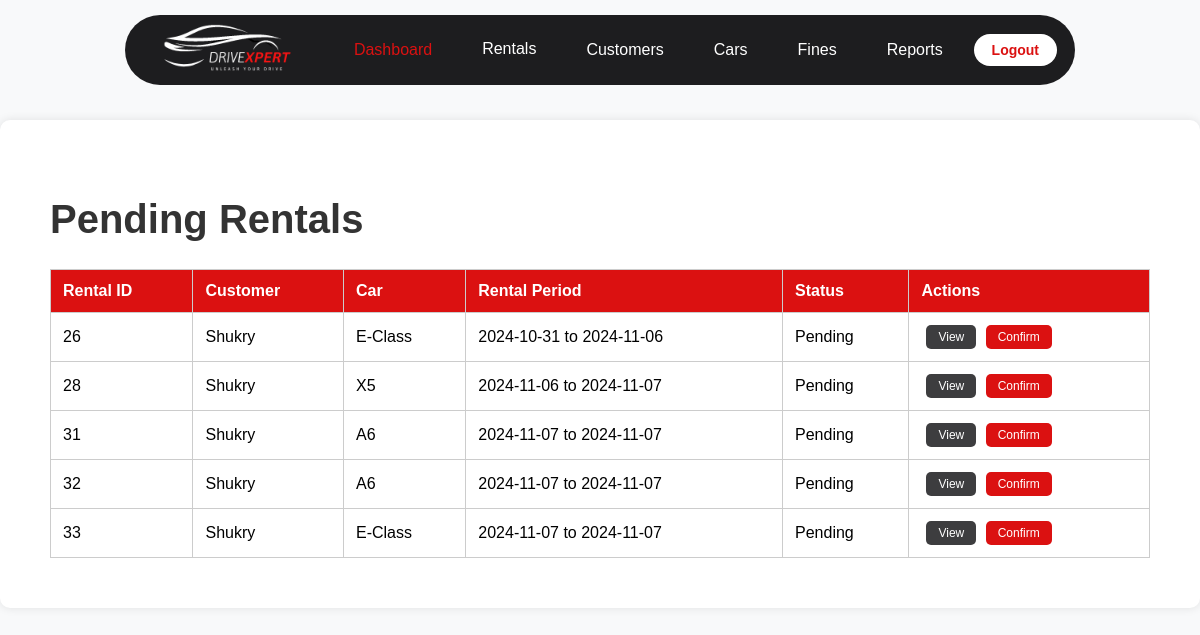
The page /Admin/manage_rentals.php (signed in) on the database its author committed.
### tables this page shows
CREATE TABLE `rentals` (
  `rental_id` int(11) NOT NULL,
  `user_id` int(10) UNSIGNED NOT NULL,
  `car_id` int(10) UNSIGNED DEFAULT NULL,
  `date_from` date NOT NULL,
  `date_to` date NOT NULL,
  `total_cost` decimal(10,2) NOT NULL,
  `status` enum('completed','pending','confirmed') DEFAULT 'pending',
  `created_at` timestamp NOT NULL DEFAULT current_timestamp(),
  `is_overdue` tinyint(1) DEFAULT 0,
  `fine` decimal(10,2) DEFAULT 0.00
);

CREATE TABLE `users` (
  `user_id` int(10) UNSIGNED NOT NULL,
  `name` varchar(100) NOT NULL,
  `email` varchar(100) NOT NULL,
  `phone` varchar(15) NOT NULL,
  `nic_number` varchar(20) NOT NULL,
  `password` varchar(255) NOT NULL,
  `role` enum('admin','customer') DEFAULT 'customer',
  `created_at` timestamp NOT NULL DEFAULT current_timestamp()
);

CREATE TABLE `cars` (
  `car_id` int(10) UNSIGNED NOT NULL,
  `brand` varchar(50) NOT NULL,
  `model` varchar(50) NOT NULL,
  `rent_per_day` decimal(10,2) NOT NULL,
  `availability` tinyint(1) DEFAULT 1,
  `car_picture` varchar(255) DEFAULT NULL,
  `created_at` timestamp NOT NULL DEFAULT current_timestamp(),
  `seat_count` int(11) NOT NULL,
  `max_speed` int(11) NOT NULL,
  `km_per_liter` decimal(5,2) NOT NULL,
  `logo_picture` varchar(255) DEFAULT NULL
);

### Admin/rental_detail_helpers.php (called while the page is built, shortened)
<?php
function buildRentalDetailPayload(
    array $row,
    array $extrasByRental,
    array $insuranceByRental,
    array $finesByRental,
    array $currencyMeta
): array {
    $rentalId = (int) ($row['rental_id'] ?? 0);
    $dateFrom = $row['date_from'] ?? null;
    $dateTo = $row['date_to'] ?? null;
    $durationDays = 1;
    if ($dateFrom && $dateTo) {
        $fromDate = DateTime::createFromFormat('Y-m-d', (string) $dateFrom) ?: null;
        $toDate = DateTime::createFromFormat('Y-m-d', (string) $dateTo) ?: null;
        if ($fromDate instanceof DateTime && $toDate instanceof DateTime) {
            $diff = $fromDate->diff($toDate);
            $durationDays = max(1, (int) $diff->days);
        }
    }
    $rentPerDay = isset($row['rent_per_day']) ? (float) $row['rent_per_day'] : null;
    $baseCost = $rentPerDay !== null ? round($rentPerDay * $durationDays, 2) : null;
    $extrasList = [];
    $extrasTotal = 0.0;
    $extrasTotal = round($extrasTotal, 2);
    $insuranceDetail = null;
    $insuranceTotal = 0.0;
    $fineList = [];
    $fineTotal = 0.0;
    $fineTotal = round($fineTotal, 2);
    $recordedTotal = 0.0;
    if (isset($row['total_cost'])) {
        $recordedTotal = (float) $row['total_cost'];
    } elseif (isset($row['total_fees'])) {
        $recordedTotal = (float) $row['total_fees'];
    } elseif (isset($row['rental_total'])) {
        $recordedTotal = (float) $row['rental_total'];
    }
    $recordedTotal = round($recordedTotal, 2);
    $computedGrandTotal = 0.0;
    if ($baseCost !== null) {
        $computedGrandTotal += $baseCost;
    }
    $computedGrandTotal += $extrasTotal + $insuranceTotal + $fineTotal;
    $computedGrandTotal = round($computedGrandTotal, 2);
    $statusRaw = strtolower((string) ($row['status'] ?? $row['rental_status'] ?? 'pending'));
    $statusMeta = resolveRentalStatusMeta($statusRaw);
    $customerName = $row['customer_name'] ?? $row['customer'] ?? $row['name'] ?? '';
    return [
        'rentalId' => $rentalId,
        'status' => $statusMeta['key'],
        'statusLabel' => $statusMeta['label'],
        'statusClass' => $statusMeta['class'],
        'requestedAt' => $row['created_at'] ?? null,
        'currency' => $currencyMeta,
        'customer' => [
            'name' => (string) $customerName,
            'email' => $row['customer_email'] ?? $row['email'] ?? null,
            'phone' => $row['customer_phone'] ?? $row['phone'] ?? null,
            'nic' => $row['nic_number'] ?? null,
        ],
        'car' => [
            'brand' => $row['car_brand'] ?? $row['brand'] ?? null,
            'model' => $row['car_model'] ?? $row['model'] ?? null,
            'label' => buildCarLabel($row),
            'seatCount' => isset($row['seat_count']) ? (int) $row['seat_count'] : null,
            'maxSpeed' => isset($row['max_speed']) ? (int) $row['max_speed'] : null,
            'efficiency' => isset($row['km_per_liter']) ? (float) $row['km_per_liter'] : null,
            'rentPerDay' => $rentPerDay,
        ],
        'schedule' => [
            'from' => $dateFrom,
            'to' => $dateTo,
            'durationDays' => $durationDays,
        ],
        'pricing' => [
            'baseRate' => $rentPerDay,
            'baseCost' => $baseCost,
            'extras' => $extrasList,
            'extrasTotal' => $extrasTotal,
            'insurance' => $insuranceDetail,
            'insuranceTotal' => $insuranceTotal,
            'fines' => $fineList,
            'finesTotal' => $fineTotal,
            'recordedTotal' => $recordedTotal,
            'grandTotal' => $computedGrandTotal > 0 ? $computedGrandTotal : $recordedTotal,
        ],
    ];
}
function collectSupplementaryRentalData(mysqli $conn, array $rentalIds): array
{
    $rentalIds = array_values(array_filter(array_map(static fn($id) => (int) $id, $rentalIds)));
    $placeholders = implode(',', array_fill(0, count($rentalIds), '?'));
    $types = str_repeat('i', count($rentalIds));
    $extrasByRental = [];
    $extrasSql = "SELECT ro.rental_id, ao.option_name, ao.daily_cost
                  FROM rental_options ro
                  JOIN additional_options ao ON ro.option_id = ao.option_id
                  WHERE ro.rental_id IN ($placeholders)";
    if ($stmt = $conn->prepare($extrasSql)) {
        bindIntegerParams($stmt, $types, $rentalIds);
        if ($stmt->execute() && ($result = $stmt->get_result())) {
            while ($row = $result->fetch_assoc()) {
                $rid = (int) ($row['rental_id'] ?? 0);
                if ($rid === 0) {
                    continue;
                }
                $extrasByRental[$rid][] = [
                    'name' => $row['option_name'] ?? 'Add-on',
                    'daily_cost' => isset($row['daily_cost']) ? (float) $row['daily_cost'] : 0.0,
                ];
            }
            $result->free();
        }
    }
    $insuranceByRental = [];
    $insuranceSql = "SELECT ri.rental_id, io.plan_name, ri.insurance_cost
                     FROM rental_insurance ri
                     JOIN insurance_options io ON ri.insurance_id = io.insurance_id
                     WHERE ri.rental_id IN ($placeholders)";
    if ($stmt = $conn->prepare($insuranceSql)) {
        bindIntegerParams($stmt, $types, $rentalIds);
        if ($stmt->execute() && ($result = $stmt->get_result())) {
            while ($row = $result->fetch_assoc()) {
                $rid = (int) ($row['rental_id'] ?? 0);
                if ($rid === 0) {
                    continue;
                }
                $insuranceByRental[$rid] = [
                    'name' => $row['plan_name'] ?? 'Insurance',
                    'cost' => isset($row['insurance_cost']) ? (float) $row['insurance_cost'] : 0.0,
                ];
            }
            $result->free();
        }
    }
    $finesByRental = [];
    $fineSql = "SELECT rental_id, reason, amount FROM fines WHERE rental_id IN ($placeholders)";
    if ($stmt = $conn->prepare($fineSql)) {
        bindIntegerParams($stmt, $types, $rentalIds);
        if ($stmt->execute() && ($result = $stmt->get_result())) {
            while ($row = $result->fetch_assoc()) {
                $rid = (int) ($row['rental_id'] ?? 0);
                if ($rid === 0) {
                    continue;
                }
                $finesByRental[$rid][] = [
                    'reason' => $row['reason'] ?? 'Fine',
                    'amount' => isset($row['amount']) ? (float) $row['amount'] : 0.0,
                ];
            }
            $result->free();
        }
    }
    return [
        'extras' => $extrasByRental,
        'insurance' => $insuranceByRental,
        'fines' => $finesByRental,
    ];
}
function resolveRentalStatusMeta(string $rawStatus): array
{
    $statusKey = preg_replace('/[^a-z_]/', '', strtolower($rawStatus)) ?: 'pending';
    $map = [
        'pending' => ['label' => 'Pending Confirmation', 'class' => 'status-pill status-pending'],
        'confirmed' => ['label' => 'Confirmed', 'class' => 'status-pill status-confirmed'],
        'completed' => ['label' => 'Completed', 'class' => 'status-pill status-completed'],
        'cancelled' => ['label' => 'Cancelled', 'class' => 'status-pill status-cancelled'],
        'canceled' => ['label' => 'Cancelled', 'class' => 'status-pill status-cancelled'],
        'rejected' => ['label' => 'Rejected', 'class' => 'status-pill status-declined'],
    ];
    if (isset($map[$statusKey])) {
        return ['key' => $statusKey, 'label' => $map[$statusKey]['label'], 'class' => $map[$statusKey]['class']];
    }
    return ['key' => $statusKey, 'label' => ucwords(str_replace('_', ' ', $statusKey)), 'class' => 'status-pill'];
}
function bindIntegerParams(mysqli_stmt $stmt, string $types, array $values): void
{
    $bindParams = [$types];
    foreach ($values as $index => $value) {
        $values[$index] = (int) $value;
        $bindParams[] = &$values[$index];
    }
    call_user_func_array([$stmt, 'bind_param'], $bindParams);
}
function buildCarLabel(array $row): string
{
    $brand = trim((string) ($row['car_brand'] ?? $row['brand'] ?? ''));
    $model = trim((string) ($row['car_model'] ?? $row['model'] ?? ''));
    $label = trim($brand . ' ' . $model);
    return $label;
}

### Admin/manage_rentals.php (the view, shortened to what this page needs)
<?php
include '../config.php';
require_once __DIR__ . '/rental_detail_helpers.php';
$rentalQuery = "SELECT r.rental_id, r.status, r.date_from, r.date_to, r.total_cost, r.created_at,
                       r.car_id,
                       u.user_id, u.name AS customer_name, u.email AS customer_email, u.phone AS customer_phone, u.nic_number,
                       c.brand AS car_brand, c.model AS car_model, c.seat_count, c.max_speed, c.km_per_liter, c.rent_per_day
                FROM rentals r
                JOIN users u ON r.user_id = u.user_id
                JOIN cars c ON r.car_id = c.car_id
                WHERE r.status = 'pending'";
$rentalResult = $conn->query($rentalQuery);
$pendingRentals = [];
if ($rentalResult instanceof mysqli_result) {
    while ($row = $rentalResult->fetch_assoc()) {
        $pendingRentals[] = $row;
    }
}
$rentalIds = array_column($pendingRentals, 'rental_id');
$supplementary = collectSupplementaryRentalData($conn, $rentalIds);
$currencyMeta = ['symbol' => '$', 'code' => 'USD'];
foreach ($pendingRentals as $index => $row) {
    $pendingRentals[$index]['detail_payload'] = buildRentalDetailPayload(
        $row,
        $supplementary['extras'],
        $supplementary['insurance'],
        $supplementary['fines'],
        $currencyMeta
    );
}
?>
<!DOCTYPE html>
<html lang="en">
<head>
    <link rel="stylesheet" href="../Assets/CSS/admin.css">
</head>
<body>
    <header class="header">
        <div class="logo">
            <img src="../Assets/Images/DriveXpert.png" alt="DriveXpert Logo">
        </div>
        <nav class="nav-links">
            <a href="admin_dashboard.php" class="active">Dashboard</a>
            <div class="dropdown">
                <a class="dropdown-toggle">Rentals</a>
            </div>
            <a href="manage_customers.php">Customers</a>
            <a href="manage_cars.php">Cars</a>
            <a href="manage_fines.php">Fines</a>
            <a href="reports.php">Reports</a>
        </nav>
        <div class="auth-buttons">
            <button class="btn logout-btn" onclick="window.location.href='logout.php'">Logout</button>
        </div>
    </header>
    <main class="main-content">
        <h1>Pending Rentals</h1>
        <div class="table-container">
            <table class="table">
                <thead>
                    <tr>
                        <th>Rental ID</th>
                        <th>Customer</th>
                        <th>Car</th>
                        <th>Rental Period</th>
                        <th>Status</th>
                        <th>Actions</th>
                    </tr>
                </thead>
                <tbody>
                    <?php if (empty($pendingRentals)): ?>
                        <tr>
                            <td colspan="6" class="empty-row">No pending rentals at the moment.</td>
                        </tr>
                    <?php else:
                        foreach ($pendingRentals as $row): ?>
                            <tr>
                                <td><?= htmlspecialchars($row['rental_id']); ?></td>
                                <td><?= htmlspecialchars($row['customer_name']); ?></td>
                                <td><?= htmlspecialchars($row['car_model']); ?></td>
                                <td><?= htmlspecialchars($row['date_from'] . ' to ' . $row['date_to']); ?></td>
                                <td><?= htmlspecialchars(ucfirst($row['status'])); ?></td>
                                <td>
                                    <button type="button" class="action-btn secondary js-view-booking"
                                        data-rental-details='<?= htmlspecialchars(json_encode($row['detail_payload'], JSON_UNESCAPED_SLASHES | JSON_UNESCAPED_UNICODE), ENT_QUOTES); ?>'>View</button>
                                    <form method="post" action="confirm_rental.php" class="inline-form">
                                        <button type="submit" class="action-btn"
                                            onclick="return confirm('Confirm this rental request?');">Confirm</button>
                                    </form>
                                </td>
                            </tr>
                        <?php endforeach; endif; ?>
                </tbody>
            </table>
        </div>
    </main>
</body>
</html>

### Assets/CSS/admin.css (style rules this page uses)
body { margin: 0; font-family: "Nunito", sans-serif; background-color: #f8f9fa; }
.header { display: flex; justify-content: space-between; align-items: center; background-color: #1d1d1f; color: #fff; padding: 10px 18px; width: calc(100% - 250px); box-sizing: border-box; z-index: 1000; position: fixed; top: 15px; left: 0; right: 0; margin-left: auto; margin-right: auto; height: 70px; border-radius: 45px; }
.header .logo img { height: 200px; width: 200px; margin-left: -20px; }
.nav-links { display: flex; gap: 20px; font-family: "Nunito", sans-serif; }
.nav-links a { text-decoration: none; color: #ffffff; font-size: 16px; padding: 8px 15px; transition: color 0.3s ease; }
.nav-links a.active { color: #db1111; }
.logout-btn { background-color: #fff; color: #db1111; padding: 8px 18px; border: none; border-radius: 25px; font-size: 14px; font-weight: bold; cursor: pointer; transition: background-color 0.3s ease; }
.main-content { padding: 50px; margin-top: 120px; max-width: 1200px; margin-left: auto; margin-right: auto; background-color: #ffffff; border-radius: 10px; box-shadow: 0 0 10px rgba(0, 0, 0, 0.1); }
h1 { color: #333; font-size: 2.5rem; font-family: "Oswald", sans-serif; }
.table-container { margin-top: 20px; }
.table { width: 100%; border-collapse: collapse; }
.table th, .table td { padding: 12px; border: 1px solid #ccc; text-align: left; }
.table th { background-color: #db1111; color: #fff; }
.action-btn { display: inline-block; background-color: #db1111; color: #ffffff; padding: 10px; border: none; border-radius: 5px; cursor: pointer; text-decoration: none; text-align: center; }
.action-btn.secondary { background-color: #3d3d3f; }
.action-btn { padding: 5px 12px; border-radius: 5px; font-size: 12px; margin: 0 5px; }
.inline-form { display: inline; }
.inline-form .action-btn { margin: 0 4px 0 0; }
.dropdown { margin-top: 7px; position: relative; display: inline-block; }
.dropdown-toggle { color: #db1111; text-decoration: none; padding: 10px; }

### rows shown on the page
rentals: rental_id "26", user.name "Shukry", car.model "E-Class", date_from+date_to "2024-10-31 to 2024-11-06", status "Pending"
rentals: rental_id "28", user.name "Shukry", car.model "X5", date_from+date_to "2024-11-06 to 2024-11-07", status "Pending"
rentals: rental_id "31", user.name "Shukry", car.model "A6", date_from+date_to "2024-11-07 to 2024-11-07", status "Pending"
rentals: rental_id "32", user.name "Shukry", car.model "A6", date_from+date_to "2024-11-07 to 2024-11-07", status "Pending"
rentals: rental_id "33", user.name "Shukry", car.model "E-Class", date_from+date_to "2024-11-07 to 2024-11-07", status "Pending"
